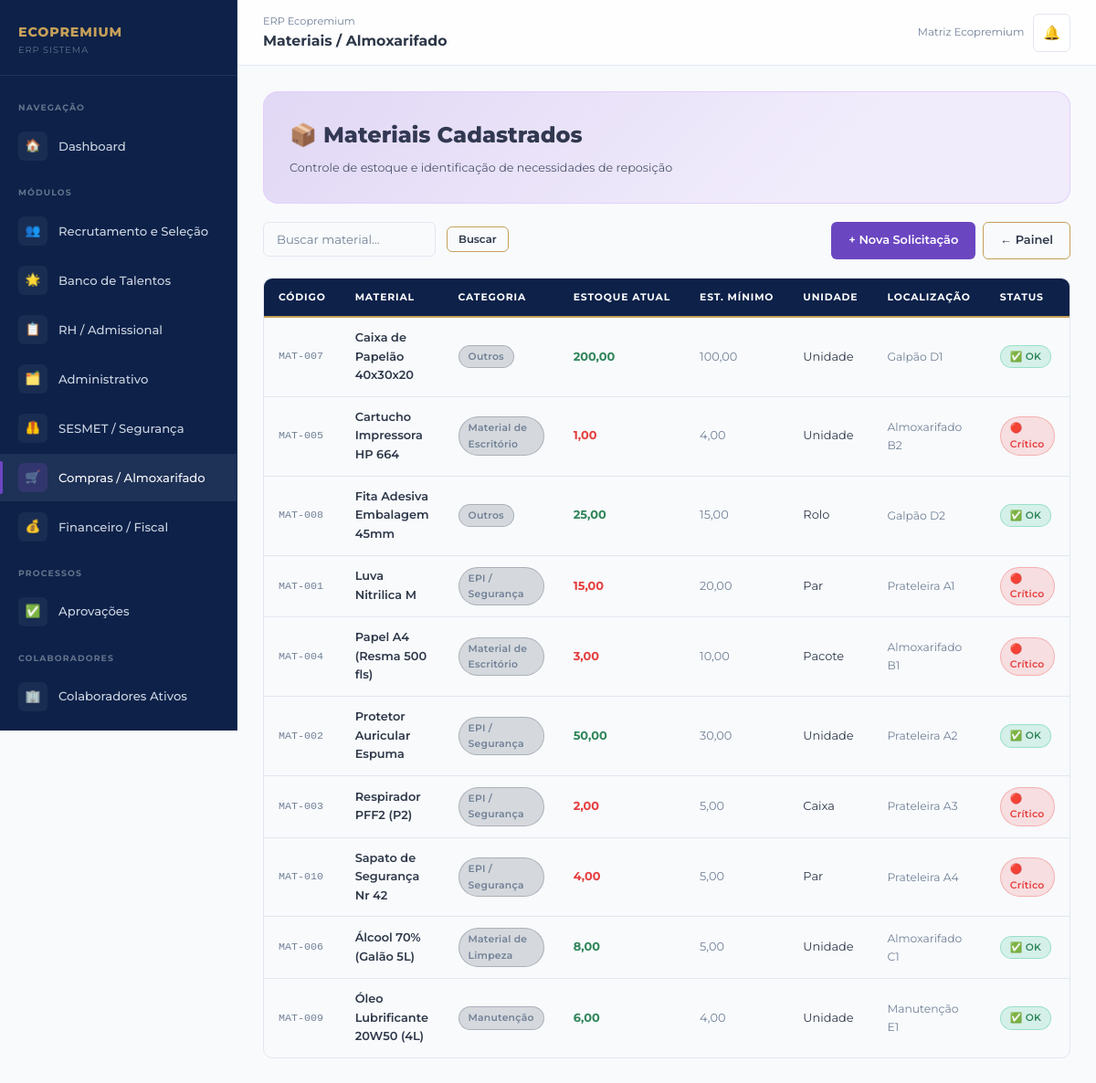
/compras/materiais/ (signed in), run on the app's committed database.
### core/models.py (models this page shows, shortened)
class PerfilUsuario(models.Model):
    PERFIS = [
        ('admin', 'Administrador'),
        ('gestor', 'Gestor'),
        ('rh', 'RH / Departamento Pessoal'),
        ('financeiro', 'Financeiro / Fiscal'),
        ('sesmet', 'SESMET / Segurança do Trabalho'),
        ('compras', 'Compras / Almoxarifado'),
        ('operacional', 'Operacional'),
    ]
    MARCAS = [
        ('eco_premium', 'Eco Premium'),
        ('trip_premium', 'Trip Premium'),
        ('log_premium', 'Log Premium'),
        ('matriz', 'Matriz Ecopremium'),
    ]
    usuario = models.OneToOneField(User, on_delete=models.CASCADE, related_name='perfil')
    perfil = models.CharField(max_length=20, choices=PERFIS, default='operacional')
    marca = models.CharField(max_length=20, choices=MARCAS, default='eco_premium')
    unidade = models.CharField(max_length=100, default='Matriz')
    telefone = models.CharField(max_length=20, blank=True)
    avatar_iniciais = models.CharField(max_length=3, blank=True)
    criado_em = models.DateTimeField(auto_now_add=True)
    class Meta:
        verbose_name = 'Perfil de Usuário'
        verbose_name_plural = 'Perfis de Usuários'

### compras/models.py (models this page shows, shortened)
class Material(models.Model):
    CATEGORIAS = [
        ('consumo', 'Material de Consumo'),
        ('limpeza', 'Material de Limpeza'),
        ('escritorio', 'Material de Escritório'),
        ('ferramentas', 'Ferramentas'),
        ('epi', 'EPI / Segurança'),
        ('informatica', 'Informática'),
        ('manutencao', 'Manutenção'),
        ('outros', 'Outros'),
    ]
    UNIDADES = [
        ('un', 'Unidade'),
        ('cx', 'Caixa'),
        ('pc', 'Pacote'),
        ('kg', 'Quilograma'),
        ('lt', 'Litro'),
        ('mt', 'Metro'),
        ('pr', 'Par'),
        ('rl', 'Rolo'),
    ]
    codigo = models.CharField(max_length=20, unique=True, verbose_name='Código')
    nome = models.CharField(max_length=200, verbose_name='Nome do Material')
    descricao = models.TextField(blank=True, verbose_name='Descrição')
    categoria = models.CharField(max_length=20, choices=CATEGORIAS, default='consumo')
    unidade_medida = models.CharField(max_length=5, choices=UNIDADES, default='un')
    quantidade_estoque = models.DecimalField(max_digits=10, decimal_places=2, default=0,
                                              verbose_name='Qtd. em Estoque')
    estoque_minimo = models.DecimalField(max_digits=10, decimal_places=2, default=5,
                                          verbose_name='Estoque Mínimo')
    preco_unitario = models.DecimalField(max_digits=10, decimal_places=2, null=True, blank=True,
                                          verbose_name='Preço Unitário')
    fornecedor_preferencial = models.CharField(max_length=200, blank=True, verbose_name='Fornecedor Preferencial')
    localizacao = models.CharField(max_length=100, blank=True, verbose_name='Localização no Almoxarifado')
    criado_em = models.DateTimeField(auto_now_add=True)
    atualizado_em = models.DateTimeField(auto_now=True)
    class Meta:
        verbose_name = 'Material'
        verbose_name_plural = 'Materiais'
        ordering = ['nome']
    def estoque_critico(self):
        return self.quantidade_estoque <= self.estoque_minimo

### compras/views.py (the view)
# urls.py: path('materiais/', views.lista_materiais, name='lista_materiais'),
@login_required
def lista_materiais(request):
    materiais = Material.objects.all()
    busca = request.GET.get('q', '')
    if busca:
        materiais = materiais.filter(nome__icontains=busca)
    return render(request, 'compras/lista_materiais.html', {
        'materiais': materiais,
        'busca': busca,
    })

### templates/compras/lista_materiais.html (shortened to what this page needs)
{% extends 'base.html' %}
{% block nav_compras %}active{% endblock %}
{% block topbar_title %}Materiais / Almoxarifado{% endblock %}
{% block content %}
<div class="module-banner mod-banner-5" style="margin-bottom:20px;">
  <div class="mod-title">📦 Materiais Cadastrados</div>
  <div class="mod-desc">Controle de estoque e identificação de necessidades de reposição</div>
</div>
<div class="page-header" style="margin-bottom:20px;">
  <form method="get" class="flex gap-3 items-center">
    <input type="text" name="q" value="{{ busca }}" class="form-control" style="max-width:280px;" placeholder="Buscar material...">
    <button type="submit" class="btn btn-outline btn-sm">Buscar</button>
  </form>
  <div class="flex gap-2">
    <a href="{% url 'nova_solicitacao' %}" class="btn btn-mod5">+ Nova Solicitação</a>
    <a href="{% url 'painel_compras' %}" class="btn btn-outline">← Painel</a>
  </div>
</div>
{% if materiais %}
<div class="table-wrap">
  <table>
    <thead>
      <tr>
        <th>Código</th>
        <th>Material</th>
        <th>Categoria</th>
        <th>Estoque Atual</th>
        <th>Est. Mínimo</th>
        <th>Unidade</th>
        <th>Localização</th>
        <th>Status</th>
      </tr>
    </thead>
    <tbody>
      {% for m in materiais %}
      <tr>
        <td style="font-family:monospace;font-size:0.78rem;color:var(--text-muted);">{{ m.codigo }}</td>
        <td>
          <div style="font-weight:600;">{{ m.nome }}</div>
        </td>
        <td><span class="badge badge-muted">{{ m.get_categoria_display }}</span></td>
        <td>
          <span style="font-weight:700;{% if m.estoque_critico %}color:var(--danger);{% else %}color:var(--success);{% endif %}">
            {{ m.quantidade_estoque }}
          </span>
        </td>
        <td style="color:var(--text-muted);">{{ m.estoque_minimo }}</td>
        <td>{{ m.get_unidade_medida_display }}</td>
        <td style="font-size:0.82rem;color:var(--text-muted);">{{ m.localizacao|default:"—" }}</td>
        <td>
          {% if m.estoque_critico %}
          <span class="badge badge-danger">🔴 Crítico</span>
          {% else %}
          <span class="badge badge-success">✅ OK</span>
          {% endif %}
        </td>
      </tr>
      {% endfor %}
    </tbody>
  </table>
</div>
{% endif %}
{% endblock %}

### templates/base.html (shortened to what this page needs)
{% load static %}
<!DOCTYPE html>
<html lang="pt-BR">
<head>
  <link rel="stylesheet" href="{% static 'css/main.css' %}?v=2">
</head>
<body>
<div class="erp-layout">
  <aside class="sidebar" id="sidebar">
    <div class="sidebar-logo">
      <div class="sidebar-logo-text">
        <div class="brand-name">ECOPREMIUM</div>
        <div class="brand-sub">ERP Sistema</div>
      </div>
    </div>
    <nav class="sidebar-nav">
      <div class="nav-section-label">Navegação</div>
      <a href="{% url 'dashboard' %}" class="nav-item {% block nav_dashboard %}{% endblock %}">
        <span class="nav-icon">🏠</span>
        Dashboard
      </a>
      <div class="nav-section-label">Módulos</div>
      <a href="{% url 'lista_vagas' %}" class="nav-item mod1 {% block nav_recrutamento %}{% endblock %}">
        <span class="nav-icon">👥</span>
        Recrutamento e Seleção
      </a>
      <a href="{% url 'banco_talentos' %}" class="nav-item mod1 {% block nav_talentos %}{% endblock %}">
        <span class="nav-icon">🌟</span>
        Banco de Talentos
      </a>
      <a href="{% url 'lista_admissoes' %}" class="nav-item mod2 {% block nav_admissional %}{% endblock %}">
        <span class="nav-icon">📋</span>
        RH / Admissional
      </a>
      <a href="{% url 'lista_demandas' %}" class="nav-item mod3 {% block nav_administrativo %}{% endblock %}">
        <span class="nav-icon">🗂️</span>
        Administrativo
      </a>
      <a href="{% url 'dashboard_sesmet' %}" class="nav-item mod4 {% block nav_sesmet %}{% endblock %}">
        <span class="nav-icon">🦺</span>
        SESMET / Segurança
      </a>
      <a href="{% url 'painel_compras' %}" class="nav-item mod5 {% block nav_compras %}{% endblock %}">
        <span class="nav-icon">🛒</span>
        Compras / Almoxarifado
      </a>
      <a href="{% url 'painel_financeiro' %}" class="nav-item mod6 {% block nav_financeiro %}{% endblock %}">
        <span class="nav-icon">💰</span>
        Financeiro / Fiscal
      </a>
      <div class="nav-section-label">Processos</div>
      <a href="{% url 'aprovacoes_pendentes' %}" class="nav-item {% block nav_aprovacoes %}{% endblock %}" id="navAprovacoes">
        <span class="nav-icon">✅</span>
        Aprovações
      </a>
      <div class="nav-section-label">Colaboradores</div>
      <a href="{% url 'lista_colaboradores' %}" class="nav-item {% block nav_colaboradores %}{% endblock %}">
        <span class="nav-icon">🏢</span>
        Colaboradores Ativos
      </a>
    </nav>
  </aside>
  <div class="main-content">
    <div class="topbar">
      <div class="topbar-title">
        <span class="breadcrumb">ERP Ecopremium</span>
        {% block topbar_title %}Dashboard{% endblock %}
      </div>
      <div class="topbar-actions">
        <span style="font-size:0.78rem;color:var(--text-muted);">
          {% if user.perfil %}{{ user.perfil.get_marca_display }}{% endif %}
        </span>
        <a href="#" class="notif-btn" id="notifBtn" title="Notificações">
          🔔
        </a>
      </div>
    </div>
    <div class="content-area">
      {% block content %}{% endblock %}
    </div>
  </div>
</div>
</body>
</html>

### data on the page
Material: codigo "MAT-007", nome "Caixa de Papelão 40x30x20", categoria "Outros", quantidade_estoque "200,00", estoque_minimo "100,00", unidade_medida "Unidade", localizacao "Galpão D1", shows "✅ OK"
Material: codigo "MAT-005", nome "Cartucho Impressora HP 664", categoria "Material de Escritório", quantidade_estoque "1,00", estoque_minimo "4,00", unidade_medida "Unidade", localizacao "Almoxarifado B2", shows "🔴 Crítico"
Material: codigo "MAT-008", nome "Fita Adesiva Embalagem 45mm", categoria "Outros", quantidade_estoque "25,00", estoque_minimo "15,00", unidade_medida "Rolo", localizacao "Galpão D2", shows "✅ OK"
Material: codigo "MAT-001", nome "Luva Nitrilica M", categoria "EPI / Segurança", quantidade_estoque "15,00", estoque_minimo "20,00", unidade_medida "Par", localizacao "Prateleira A1", shows "🔴 Crítico"
Material: codigo "MAT-004", nome "Papel A4 (Resma 500 fls)", categoria "Material de Escritório", quantidade_estoque "3,00", estoque_minimo "10,00", unidade_medida "Pacote", localizacao "Almoxarifado B1", shows "🔴 Crítico"
Material: codigo "MAT-002", nome "Protetor Auricular Espuma", categoria "EPI / Segurança", quantidade_estoque "50,00", estoque_minimo "30,00", unidade_medida "Unidade", localizacao "Prateleira A2", shows "✅ OK"
Material: codigo "MAT-003", nome "Respirador PFF2 (P2)", categoria "EPI / Segurança", quantidade_estoque "2,00", estoque_minimo "5,00", unidade_medida "Caixa", localizacao "Prateleira A3", shows "🔴 Crítico"
Material: codigo "MAT-010", nome "Sapato de Segurança Nr 42", categoria "EPI / Segurança", quantidade_estoque "4,00", estoque_minimo "5,00", unidade_medida "Par", localizacao "Prateleira A4", shows "🔴 Crítico"
Material: codigo "MAT-006", nome "Álcool 70% (Galão 5L)", categoria "Material de Limpeza", quantidade_estoque "8,00", estoque_minimo "5,00", unidade_medida "Unidade", localizacao "Almoxarifado C1", shows "✅ OK"
Material: codigo "MAT-009", nome "Óleo Lubrificante 20W50 (4L)", categoria "Manutenção", quantidade_estoque "6,00", estoque_minimo "4,00", unidade_medida "Unidade", localizacao "Manutenção E1", shows "✅ OK"

### other printed values
{{ user.perfil.get_marca_display }} "Matriz Ecopremium"
